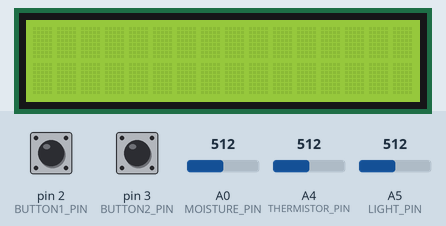
Recording of a program running on a simulated Arduino Uno, built with avr-gcc and run on an emulated ATmega328P. Shown: 16×2 character LCD. Inputs (shaded band) come from the test bench; at power-on: A4 (THERMISTOR_PIN) = 512, pin 2 (BUTTON1_PIN) LOW, pin 3 (BUTTON2_PIN) LOW, A0 (MOISTURE_PIN) = 512, A5 (LIGHT_PIN) = 512. Storage starts empty; what the program prints to the serial monitor is not drawn.

Above: at 1.4 s.
1.5 s: A4 (THERMISTOR_PIN) set to 0
At 3.8 s:
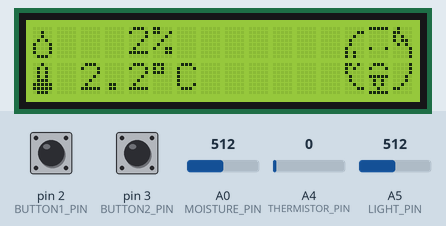
4.5 s: pin 2 (BUTTON1_PIN) pulled HIGH for 0.45 s
At 5.4 s:
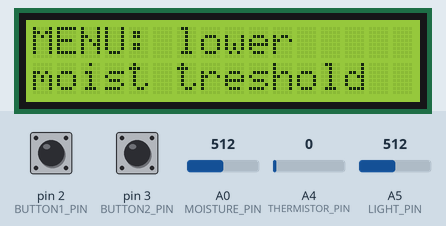
6.4 s: pin 3 (BUTTON2_PIN) pulled HIGH for 0.45 s
At 6.9 s:
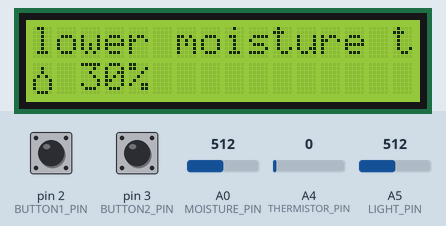
8.3 s: pin 3 (BUTTON2_PIN) pulled HIGH for 1 s
At 9.3 s:
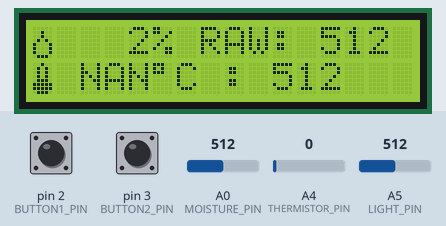
10.8 s: A4 (THERMISTOR_PIN) set to 20
13.8 s: pin 3 (BUTTON2_PIN) pulled HIGH for 0.45 s
At 14.5 s:
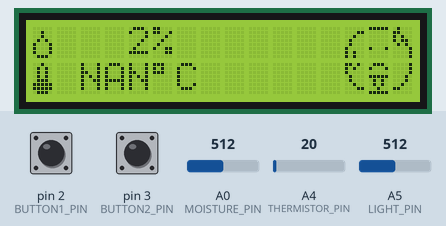
Timing chart, 0 to 16.8 s (numbered marks = the images above; inputs shaded):
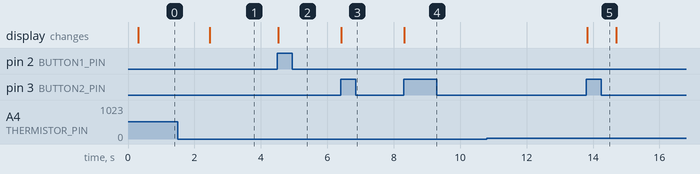

Measured:
- after the input at 1.5 s, the display: changes after 0.96 s (image 1)
- after the input at 4.5 s, the display: changes at once (image 2)
- after the input at 6.4 s, the display: changes at once (image 3)
- after the input at 8.3 s, the display: changes at once (image 4)
- after the input at 10.8 s, every drawn part: stays the same
- after the input at 13.8 s, the display: changes at once (image 5)

The program:

main.cpp
```cpp
/*
Lcd circuit:
 * LCD K pin to GND
 * LCD A pin to 330 ohm resistor to digital pin 6
 * LCD D7 pin to (digital) analog pin A1
 * LCD D6 pin to (digital) analog pin A2
 * LCD D5 pin to digital pin 10
 * LCD D4 pin to digital pin 9
 * LCD D3 pin
 * LCD D2 pin
 * LCD D1 pin
 * LCD D0 pin
 * LCD E pin to digital pin 8
 * LCD RW pin to GND
 * LCD RS pin to digital pin 7
 * LCD V0 pin to 10k pot
 * LCD VDD pin to (digital) analog pin A3
 * LCD VSS pin to GND
*/

/*
SD-card circuit:
 ** MOSI - pin 11
 ** MISO - pin 12
 ** CLK - pin 13
 ** CS - pin 4 (for MKRZero SD: SDCARD_SS_PIN)
*/

#include <arduino.h>
#include <LiquidCrystal.h>
#include <SPI.h>
#include <SD.h>
//#include <dht_nonblocking.h>
//#include <DHT.h>


#include "customLcdChars.h"

//#define DHT_SENSOR_TYPE DHT_TYPE_11
//#define DHTTYPE DHT22
//#define DHTPIN 6

//Global constants
const char filename[] = "datalog.txt";
const int SOIL_MOISTURE_CALIBRATION_AIR = 530; // old 615
const int SOIL_MOISTURE_CALIBRATION_WATER = 213;
const int musicDry[] = {440, 550, 330};
const int musicLength = 3;

//Analogue pins
const int MOISTURE_PIN =  0;
const int THERMISTOR_PIN =      A4;
const int LIGHT_PIN =     A5;
//Digital pins
const int BUTTON1_PIN =   2;
const int BUTTON2_PIN =   3;
const int SDCS =          4;
const int BUZZER_PIN =    5;
//static const int DHT_SENSOR_PIN = 6;

//LCD pins
const int LCD_BRIGHTNESS = 6; //A
const int D7 = A1;
const int D6 = A2;
const int D5 = 10;
const int D4 = 9;
const int E = 8;
const int RS = 7;
const int LCD_ENABLE = A3; //VDD

//Global variables for the state machine
byte soilMoistureMeasureState = 0;
byte temperatureMeasureState = 0;
byte lightMeasureState = 0;
byte sensorDataReady = 0;
byte buzzerState = 0;
bool sdCardState = false;
bool callLcdUpdate = false;
enum lcdState {         //TODO: change to only containing one state for every menu item. Add another state if changing value
  FACE,
  DATA,
  MENU_SELECT_LOWER,
  MENU_SELECT_HIGHER,
  MENU_CHANGE_LOWER,
  MENU_CHANGE_HIGHER,
  OFF
};
enum faceState {
  WET,
  HAPPY,
  THIRSTY
  // BATTERY_LOW
};
enum buttonState {
  PRESSED,
  NOT_PRESSED
};
enum lcdState lcdState = FACE;
enum buttonState buttonState = NOT_PRESSED;
enum faceState faceState = HAPPY;
enum faceState oldFaceState = faceState;

//Other global variables
const int sensorMeasureDelay = 2000;      //delay between readings 15min 900000
const int sesnorMeasureWaitingTime = 200;   //delay between readings when calculating average
const int buzzerWaitingTime = 1000;         //time between notes
const int buzzerWaitingDelay = 3000;        //time between soundtrack

int soilMoistureReadingCount = 0;
int soilMoistureReading = 0;
int soilMoistureReadingAverage = 0;
int soilMoistureCalibrated = 0;
int soilMoisturePercentage = 0;
int soilMoistureTresholdWet = 50;
int soilMoistureTresholdDry = 30;

int temperatureReadingCount = 0;
int temperatureReading = 0;
int temperatureReadingAverage = 0;
float temperature = 0;

int lightReadingCount = 0;
int lightReading = 0;
int lightReadingAverage = 0;

unsigned long soilMoistureMeasureTime = 0;
unsigned long temperatureMeasureTime = 0;
unsigned long lightMeasureTime = 0;
unsigned long buzzerTime = 0;

int musicIndex = 0;

// const int lcdUpdateWaitingTime = 5000;     //delay between lcd updates
// unsigned long lcdUpdateTime = 0;

// const int serialUpdateWaitingTime = 10000;   //delay between serial updates 10sec
// unsigned long serialUpdateTime = 0;


//TODO: change these
char temperatureChar[6];
char strBuf[120];
char lcdTop[16];
char lcdBottom[16];

// initialize the library with the numbers of the interface pins
LiquidCrystal lcd(RS, E, D4, D5, D6, D7);

//DHT_nonblocking dht_sensor( DHT_SENSOR_PIN, DHT_SENSOR_TYPE );
//DHT dht(DHTPIN, DHTTYPE);


void button1Fxn(){    //näkymänvaihtonappi
  Serial.println("Button1 pressed!");
  switch (lcdState)
  {
  case DATA:
  case FACE:
    lcdState = MENU_SELECT_LOWER;
    break;

  case MENU_SELECT_LOWER:
    lcdState = MENU_SELECT_HIGHER;
    break;

  case MENU_SELECT_HIGHER:
    lcdState = DATA;
    break;

  case MENU_CHANGE_LOWER:
    soilMoistureTresholdDry += 5;
    if (soilMoistureTresholdDry > 100){
      soilMoistureTresholdDry -= 100;
    }
    break;

  case MENU_CHANGE_HIGHER:
    soilMoistureTresholdWet += 5;
    if (soilMoistureTresholdWet > 100){
      soilMoistureTresholdWet -= 100;
    }
    break;

  default:
    Serial.println("invalid menustate!");
    break;
  }
  callLcdUpdate = true;
}


void button2Fxn(){
  switch (lcdState)
  {
  case DATA:
    lcdState = FACE;
    break;

  case FACE:
    lcdState = DATA;
    break;

  case MENU_SELECT_LOWER:
    lcdState = MENU_CHANGE_LOWER;
    break;

  case MENU_SELECT_HIGHER:
    lcdState = MENU_CHANGE_HIGHER;
    break;

  case MENU_CHANGE_LOWER:
    lcdState = DATA;
    break;

  case MENU_CHANGE_HIGHER:
    lcdState = DATA;
    break;

  default:
    Serial.println("invalid menustate!");
    break;
  }
  callLcdUpdate = true;
}

bool writeToFile(String dataString){
  File dataFile = SD.open("datalog.txt", FILE_WRITE);
  if (dataFile) {
    dataFile.println(dataString);
    dataFile.close();
    Serial.println("Data sent to SD-card!");
    return true;
  } else {
    sprintf(strBuf, "error opening %s", filename);
    Serial.println(strBuf);
    return false;
  }
}


void measureSoilMoisture(){
  switch(soilMoistureMeasureState)
  {
  case 0:
    soilMoistureReadingCount = 0;
    soilMoistureReadingAverage = 0;
    soilMoistureMeasureTime = millis();
    soilMoistureMeasureState++;
    break;
  case 1: //read data
    if((soilMoistureReadingCount < 10) && (millis() - soilMoistureMeasureTime >= sesnorMeasureWaitingTime)){
      soilMoistureMeasureTime = millis();
      soilMoistureReading = analogRead(MOISTURE_PIN);
      soilMoistureReadingAverage += soilMoistureReading;
      soilMoistureReadingCount++;
    }
    if(soilMoistureReadingCount >= 10) {
      soilMoistureMeasureState++;
    }
    break;
  case 2: //calculate soil moisture percentage
    soilMoistureReadingAverage = soilMoistureReadingAverage / soilMoistureReadingCount;
    soilMoistureCalibrated = map(soilMoistureReadingAverage, SOIL_MOISTURE_CALIBRATION_WATER, SOIL_MOISTURE_CALIBRATION_AIR, 1320, 3173);    //calibrate new value with map function
    soilMoisturePercentage = (178147020.5 - 52879.727 * soilMoistureCalibrated) / (1 - 428.814 * soilMoistureCalibrated + 0.9414 * pow(soilMoistureCalibrated, 2)); //Fitting function to calculate %-value
    if (soilMoisturePercentage > 100) {
      soilMoisturePercentage = 100;
    }
    if (soilMoisturePercentage < 0) {
      soilMoisturePercentage = 0;
    }

    //Set face state
    if (soilMoisturePercentage < soilMoistureTresholdDry){
      faceState = THIRSTY;
    } else if (soilMoisturePercentage < soilMoistureTresholdWet ){
      faceState = HAPPY;
    } else {
      faceState = WET;
    }

    soilMoistureMeasureState++;
    soilMoistureMeasureTime = millis();
    break;
  case 3:
    break;
  case 4:
    if (millis() - soilMoistureMeasureTime >= sensorMeasureDelay){
      soilMoistureMeasureState = 0; //mark as done
    }
    break;
  }
}

void measureLight(){
  switch (lightMeasureState)
  {
  case 0:
    lightReadingCount = 0;
    lightReadingAverage = 0;
    lightMeasureTime = millis();
    lightMeasureState++;
    break;
  case 1:
    if((lightReadingCount < 10) && (millis() - lightMeasureTime >= sesnorMeasureWaitingTime)){
        lightMeasureTime = millis();
        lightReading = analogRead(LIGHT_PIN);
        lightReadingAverage += lightReading;
        lightReadingCount++;
    }
    if(lightReadingCount >= 10){
      lightMeasureState++;
    }
    break;
  case 2:
    lightReadingAverage = lightReadingAverage / lightReadingCount;

    lightMeasureState++;
    lightMeasureTime = millis();
    break;
  case 3:
    break;
  case 4:
    if (millis() - lightMeasureTime >= sensorMeasureDelay){
      lightMeasureState = 0; //mark as done
    }
    break;

  }
}


void measureTemperature(){
  switch (temperatureMeasureState)
  {
  case 0:
    temperatureReadingCount = 0;
    temperatureReadingAverage = 0;
    temperatureMeasureTime = millis();
    temperatureMeasureState++;
    break;
  case 1:
    if((temperatureReadingCount < 10) && (millis() - temperatureMeasureTime >= sesnorMeasureWaitingTime)){
        temperatureMeasureTime = millis();
        temperatureReading = analogRead(THERMISTOR_PIN);
        temperatureReadingAverage += temperatureReading;
        temperatureReadingCount++;
    }
    if(temperatureReadingCount >= 10){
      temperatureMeasureState++;
    }
    break;
  {
  case 2:
    temperatureReadingAverage = temperatureReadingAverage / temperatureReadingCount;
    float rThermistor = 10000 * (float(1024)/temperatureReadingAverage - 1.0);  // Thermistor resistance
    float tKelvin = 1.0/(0.001022197 + 0.000253179 * log(rThermistor) - 0.0000000000587992 * (pow(log(rThermistor),3)));
    temperature = tKelvin - 273.15;                // Convert Kelvin to Celsius
    dtostrf(temperature, 3, 1, temperatureChar);
    //double tempK = log(10000.0 * ((1024.0 / tempReading - 1.0)));
    //tempK = 1 / (0.001022197 + (0.000253179 - (0.0000000000587992 * tempK * tempK )) * tempK );       //  Temp Kelvin
    //temperature = tempK - 273.15;            // Convert Kelvin to Celcius

    temperatureMeasureState++;
    temperatureMeasureTime = millis();
    break;
  }
  case 3:
    break;
  case 4:
    if (millis() - temperatureMeasureTime >= sensorMeasureDelay){
      temperatureMeasureState = 0; //mark as done
    }
    break;

  }
}

void readSensors(){
  measureSoilMoisture();
  measureLight();
  measureTemperature();
  if (lightMeasureState == 3 && soilMoistureMeasureState == 3 && temperatureMeasureState == 3){
    sensorDataReady = 1;
    soilMoistureMeasureState = 4;
    temperatureMeasureState = 4;
    lightMeasureState = 4;
    soilMoistureMeasureTime = millis();
    temperatureMeasureTime = millis();
    lightMeasureTime = millis();
    Serial.println("sensorDataReady!");
  }
}

void sendDataToSD(){
  if (sdCardState){
  //Moisture_raw, moisture percent, temperature, light
  sprintf(strBuf, "%d, %d, %s, %d, %lu", soilMoistureReadingAverage, soilMoisturePercentage, temperatureChar, lightReading, (millis() / 60000));
  writeToFile(strBuf);
  }
}

void printToSerial(){
  // if((millis() - serialUpdateTime) >= serialUpdateWaitingTime){
    //send to serial
    sprintf(strBuf, "Moisture %%: %d%%, Moisture raw avg: %d, Moisture raw: %d, Temperature: %s, Light raw: %d, faceState: %d",
      soilMoisturePercentage,
      soilMoistureReadingAverage,
      analogRead(MOISTURE_PIN),
      temperatureChar,
      lightReadingAverage,
      faceState
      );
    // serialUpdateTime = millis();
    Serial.println(strBuf);
  // }
}

void selectFace(){
  if (oldFaceState != faceState){
    switch (faceState)
    {
    case HAPPY:
      lcd.createChar(2, faceBottomLeftHappy);
      lcd.createChar(3, faceBottomMiddleHappy);
      lcd.createChar(4, faceBottomRightHappy);
      lcd.createChar(5, faceTopLeftHappy);
      lcd.createChar(6, faceTopMiddleHappy);
      lcd.createChar(7, faceTopRightHappy);
      break;

    case THIRSTY:
      lcd.createChar(2, faceBottomLeftThirsty);
      lcd.createChar(3, faceBottomMiddleThirsty);
      lcd.createChar(4, faceBottomRightThirsty);
      lcd.createChar(5, faceTopLeftThirsty);
      lcd.createChar(6, faceTopMiddleThirsty);
      lcd.createChar(7, faceTopRightThirsty);
      break;

    case WET:
      lcd.createChar(2, faceBottomLeftWet);
      lcd.createChar(3, faceBottomMiddleWet);
      lcd.createChar(4, faceBottomRightWet);
      lcd.createChar(5, faceTopLeftWet);
      lcd.createChar(6, faceTopMiddleWet);
      lcd.createChar(7, faceTopRightWet);
      break;

    // case BATTERY_LOW:
    //   lcd.createChar(2, faceBottomLeftBatteryLow);
    //   lcd.createChar(3, faceBottomMiddleBatteryLow);
    //   lcd.createChar(4, faceBottomRightBatteryLow);
    //   lcd.createChar(5, faceTopLeftBatteryLow);
    //   lcd.createChar(6, faceTopMiddleBatteryLow);
    //   lcd.createChar(7, faceTopRightBatteryLow);
    //   break;
    }
  }
  oldFaceState = faceState;
}

void updateLcd(){
  if((sensorDataReady == 1) || callLcdUpdate){
    switch (lcdState)
    {
    case DATA:
      lcd.clear();

      sprintf(lcdTop, "%3d%% RAW: %d", soilMoisturePercentage, soilMoistureReading);
      lcd.setCursor(0,0);
      lcd.write(byte(0));
      lcd.setCursor(2,0);
      lcd.print(lcdTop);

      lcd.setCursor(0,1);
      lcd.write(byte(1));
      lcd.setCursor(2,1);
      sprintf(lcdBottom, "%s%cC : %d", temperatureChar, (char)223, lightReadingAverage);
      lcd.print(lcdBottom);
      break;

    case FACE:
      lcd.clear();

      sprintf(lcdTop, "%3d%%", soilMoisturePercentage);
      lcd.setCursor(0,0);
      lcd.write(byte(0));
      lcd.setCursor(2,0);
      lcd.print(lcdTop);
      Serial.println(lcdTop);

      lcd.setCursor(0,1);
      lcd.write(byte(1));
      lcd.setCursor(2,1);
      sprintf(lcdBottom, "%s%cC", temperatureChar, (char)223);
      lcd.print(lcdBottom);

      //Print the face
      selectFace();
      lcd.setCursor(13,1);
      lcd.write(byte(2));
      lcd.setCursor(14,1);
      lcd.write(byte(3));
      lcd.setCursor(15,1);
      lcd.write(byte(4));
      lcd.setCursor(13,0);
      lcd.write(byte(5));
      lcd.setCursor(14,0);
      lcd.write(byte(6));
      lcd.setCursor(15,0);
      lcd.write(byte(7));
      break;

    case MENU_SELECT_LOWER:
      lcd.clear();
      lcd.setCursor(0,0);
      lcd.write("MENU: lower");
      lcd.setCursor(0,1);
      lcd.write("moist treshold");
      break;

    case MENU_SELECT_HIGHER:
      lcd.clear();
      lcd.setCursor(0,0);
      lcd.write("MENU: higher");
      lcd.setCursor(0,1);
      lcd.write("moist treshold");
      break;

    case MENU_CHANGE_LOWER:
      lcd.clear();
      lcd.setCursor(0,0);
      lcd.write("lower moisture treshold");
      sprintf(lcdTop, "%d%%", soilMoistureTresholdDry);
      lcd.setCursor(0,1);
      lcd.write(byte(0));
      lcd.setCursor(2,1);
      lcd.print(lcdTop);
      break;

    case MENU_CHANGE_HIGHER:
      lcd.clear();
      lcd.setCursor(0,0);
      lcd.write("higher moisture treshold");
      sprintf(lcdTop, "%d%%", soilMoistureTresholdWet);
      lcd.setCursor(0,1);
      lcd.write(byte(0));
      lcd.setCursor(2,1);
      lcd.print(lcdTop);
      break;

    default:
      Serial.println("invalid menustate!");
      break;
    }
    // lcdUpdateTime = millis();
    Serial.println("Lcd updated!");
    callLcdUpdate = false;
  }
}

void buzzer() {
  switch (buzzerState)
  {
  case 0: //waiting
    if ((faceState == THIRSTY) && (millis() - buzzerTime > buzzerWaitingDelay)){
      buzzerTime = millis();
      musicIndex = 0;
      buzzerState++;
    }
    break;

  case 1: //playing
    if (millis() - buzzerTime > buzzerWaitingTime){
      tone(BUZZER_PIN, musicDry[musicIndex]);
      musicIndex++;
      if (musicIndex == musicLength + 1){
        noTone(BUZZER_PIN);
        buzzerState--;
      }
      buzzerTime = millis();
    }
    break;
  }
}

void intializeSdCard(){
  Serial.println("Initializing SD card...");
  // see if the card is present and can be initialized:
  if (!SD.begin(SDCS)) {
    Serial.println("Card failed, or not present");
    sdCardState = false;
  }
  sdCardState = true;
  Serial.println("card initialized.");
}

void setup() {
  attachInterrupt(digitalPinToInterrupt(BUTTON1_PIN), button1Fxn, RISING);
  attachInterrupt(digitalPinToInterrupt(BUTTON2_PIN), button2Fxn, RISING);
  pinMode(LCD_BRIGHTNESS, OUTPUT);
  pinMode(LCD_ENABLE, OUTPUT);
  pinMode(D7, OUTPUT);
  pinMode(D6, OUTPUT);
  analogWrite(LCD_BRIGHTNESS, 255);
  digitalWrite(LCD_ENABLE, HIGH);

  delay(200);

  Serial.begin(9600);
  while (!Serial) {
    ; // wait for serial port to connect. Needed for native USB port only
  }

  intializeSdCard();

  // writeToFile("Moisture_raw, moisture percent, temperature, light, timeFromStart");

  lcd.begin(16, 2); //set up the LCD's number of columns and rows

  //Custom characters for lcd
   lcd.createChar(0, drop);
   lcd.createChar(1, temp);
   lcd.createChar(2, faceBottomLeftHappy);
   lcd.createChar(3, faceBottomMiddleHappy);
   lcd.createChar(4, faceBottomRightHappy);
   lcd.createChar(5, faceTopLeftHappy);
   lcd.createChar(6, faceTopMiddleHappy);
   lcd.createChar(7, faceTopRightHappy);

  //  lightMeasureState = 1;
  //  temperatureMeasureState = 1;
  //  soilMoistureMeasureState = 1;
}

void writeToSD(char dataString[]){
  if (sdCardState){
    // open the file. note that only one file can be open at a time,
    // so you have to close this one before opening another.
    File dataFile = SD.open(filename, FILE_WRITE);

    // if the file is available, write to it:
    if (dataFile) {
      dataFile.println(dataString);
      dataFile.close();
      // print to the serial port too:
      Serial.println(dataString);
    }
    // if the file isn't open, pop up an error:
    else {
      Serial.println("error opening datalog.txt");
    }
  }
}

void loop() {
  readSensors();
  // buzzer();
  //TODO: one send data funktion for serial and sd?
  if (sensorDataReady == 1){
    //sendDataToSD();
    printToSerial();
  }
  updateLcd();
  sensorDataReady = 0;

// make a string for assembling the data to log:
  char dataString[] = "12345";
  if (sdCardState){
    // open the file. note that only one file can be open at a time,
    // so you have to close this one before opening another.
    File dataFile = SD.open("datalog.txt", FILE_WRITE);

    // if the file is available, write to it:
    if (dataFile) {
      dataFile.println(dataString);
      dataFile.close();
      // print to the serial port too:
      Serial.println(dataString);
    }
    // if the file isn't open, pop up an error:
    else {
      Serial.println("error opening datalog.txt");
    }
  }
}
```

Source omitted: customLcdChars.h (3732 bytes)
